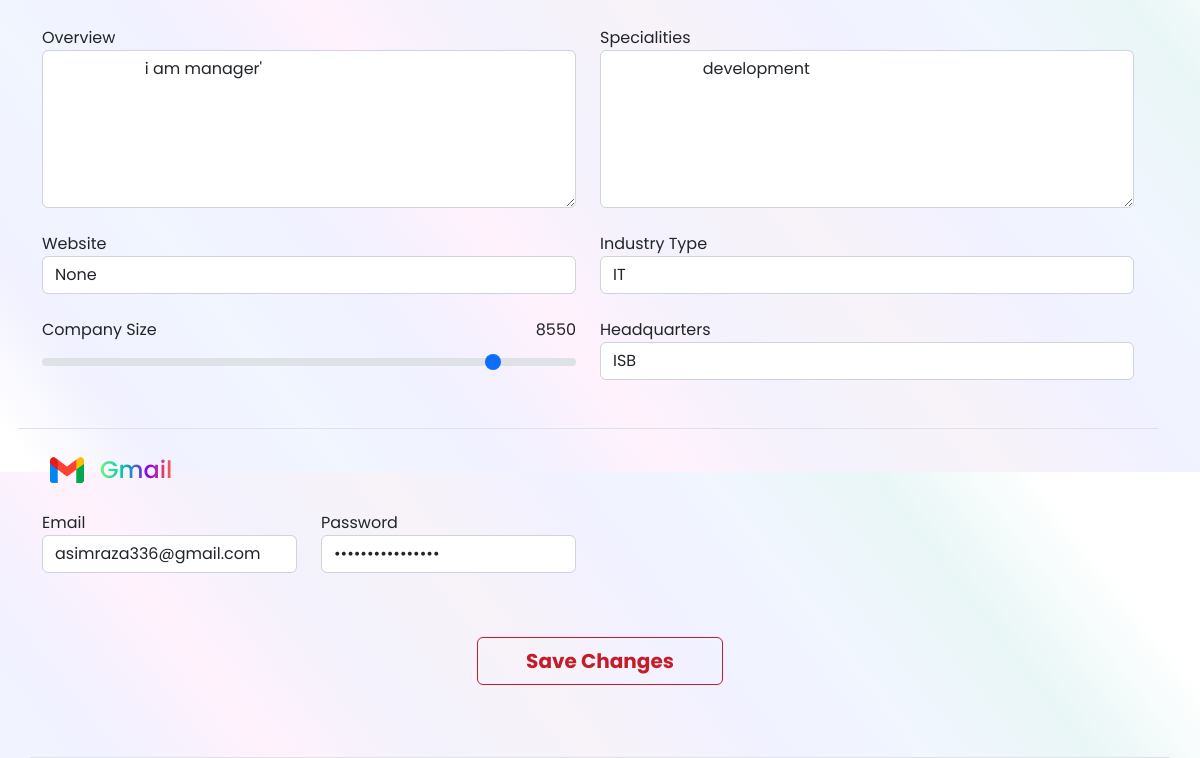
The page /Settings (signed in, lower part) on the database as committed earlier.
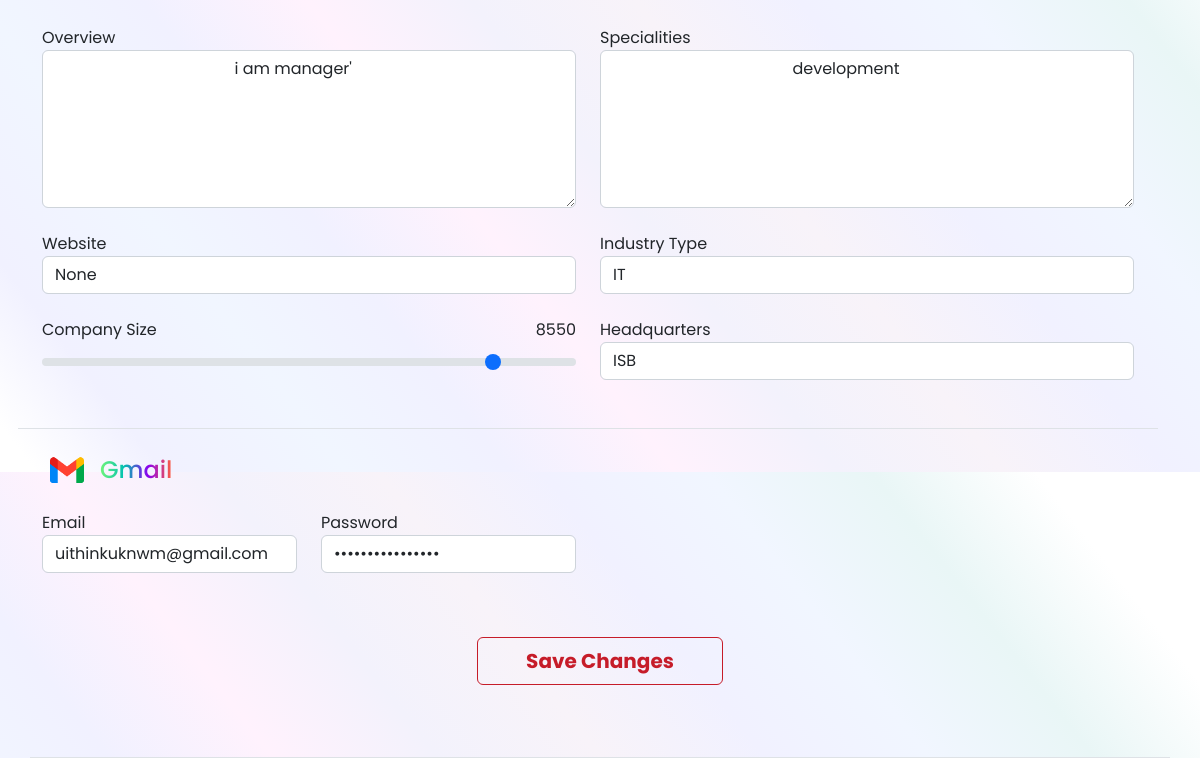
The same page on the database as committed later.
### accounts/models.py (models this page shows, shortened)
class User(AbstractUser):
    email = models.EmailField(max_length=50, unique=True)
    company = models.CharField(max_length=50)
    job_title = models.CharField(max_length=50)
    phone_number = models.CharField(max_length=50, unique=True)
    avatar = models.FileField(upload_to="Avatar/", null=True, blank=True, default="Avatar/default.png")
    created_at = models.DateTimeField(auto_now_add=True)
    updated_at = models.DateTimeField(auto_now=True)

class Avatar(models.Model):
    user = models.OneToOneField(User, on_delete=models.CASCADE, related_name="user_avatar")
    name = models.CharField(max_length=50)
    role = models.CharField(max_length=50)
    industry = models.CharField(max_length=50)
    sale_area = models.CharField(max_length=130)
    territory = models.CharField(max_length=50)
    overview = models.CharField(max_length=400)
    website = models.CharField(max_length=70, null=True, blank=True)
    industry_type = models.CharField(max_length=60)
    specialities = models.CharField(max_length=60)
    company_size = models.IntegerField()
    headquaters = models.CharField(max_length=100, null=True, blank=True)
    membership_type = models.CharField(max_length=60, null=True, blank=True)
    expire_membership_date = models.DateField(null=True, blank=True)
    paid_date = models.DateField(null=True, blank=True)
    is_not_expired = models.BooleanField(default=False)
    remaing_email_request = models.PositiveIntegerField(default=5, null=True, blank=True)
    remaing_financial_request = models.PositiveIntegerField(default=0, null=True, blank=True)
    remaing_grant_request = models.PositiveIntegerField(default=0, null=True, blank=True)
    gmail = models.EmailField(max_length=60, null=True, blank=True)
    gmail_password = models.CharField(max_length=60, null=True, blank=True)
    created_at = models.DateTimeField(auto_now_add=True)
    updated_at = models.DateTimeField(auto_now=True)

### accounts/views.py (the view, shortened to what this page needs)
# urls.py: path('Settings', Settings, name='Settings'),
@login_required
def Settings(request):
    context = {
        "user": request.user, 'USA_STATES': USA_STATES
    }
    return render(request, 'main/Settings.html', context)

### templates/main/Settings.html (shortened to what this page needs)
{% load static %}
<!DOCTYPE html>
<html lang="en">
   <head>
      <link
         href="https://cdn.jsdelivr.net/npm/bootstrap@5.2.3/dist/css/bootstrap.min.css"
         rel="stylesheet"
>
      <link rel="stylesheet"
         href="https://cdnjs.cloudflare.com/ajax/libs/font-awesome/4.7.0/css/font-awesome.min.css">
         <link rel="stylesheet" href="{% static 'assets/styles/Style.css' %}">
   </head>
   <body class="dashoboard-main">
      <main class="mt-3 container">
         <form  method="POST">
         <div class="row border-bottom py-4">
            <div class="row border-bottom py-4">
               <div class="form-group  pb-3 pb-lg-4 col-12 col-md-6">
                  <label for="overview">Overview</label>
                  <textarea class="form-control" name="overview" required id="overview" rows="6"
                     placeholder="Enter Overview">
                     {{user.user_avatar.overview}}
                  </textarea>
               </div>
               <div class="form-group  pb-3 pb-lg-4 col-12 col-md-6">
                  <label for="specialities">Specialities</label>
                     <textarea class="form-control" required name="specialities" id="specialities" rows="6"
                     placeholder="Enter specialities">
                     {{user.user_avatar.specialities}}
                  </textarea>
               </div>
               <div class="form-group  pb-3 pb-lg-4 col-12 col-md-6">
                  <label for="website">Website</label>
                  <input type="text" class="form-control" id="website" name="website" value="{{user.user_avatar.website}}"
                     placeholder="Enter website URL">
               </div>
               <div class="form-group pb-3 pb-lg-4 col-12 col-md-6">
                  <label for="indtype">Industry Type</label>
                  <input type="text" class="form-control" required id="indtype" name="industry_type" value="{{user.user_avatar.industry_type}}"
                     placeholder="Industry">
               </div>
               <div class="col-12 col-md-6">
                  <label for="formControlRange"
                     class="form-label d-flex  justify-content-between">
                     <div>
                        Company Size
                     </div>
                     <div class>
                        <span id="demo">0</span>
                     </div>
                  </label>
                  <input type="range" required class="form-range" name="company_size" min="0" max="10000"
                  value="{{user.user_avatar.company_size}}" step="50" value="50"
                     class="form-control-range range-slider" id="myRange">
               </div>
               <div class="form-group pb-3 pb-lg-4 col-12 col-md-6">
                  <label for="hq">Headquarters</label>
                  <input type="text" name="headquarters" class="form-control" id="hq" value="{{user.user_avatar.headquaters}}"
                     placeholder="Headquarters">
               </div>
            </div>
            <div class="row">
               <div class="col-12 col-md-6">
                  <div
                     class=" col-12 ">
                     <div class="d-flex align-items-center gap-2 py-3 ">
                        <div
                           class="social-data-icon   p-1 rounded-2 border-0">
                           <img class="w-100 p-1 h-100"
                              src="{% static 'assets/images/gmail.png' %}"  alt>
                        </div>
                        <h4 class="gradient-heading p-0 m-0">
                           Gmail
                        </h4>
                     </div>
                     <div class="row">
                        <div class="form-group col-12 col-md-6 pb-3">
                           <label for="email">Email</label>
                           <input type="email" class="form-control" name="gmail" required
                              id="email" value="{{user.user_avatar.gmail}}"
                              placeholder="Enter your email address">
                        </div>
                        <div class="form-group col-12 col-md-6 pb-3">
                           <label for="password">Password</label>
                           <input type="password" class="form-control" required name="gmail_password"
                              id="password" value="{{user.user_avatar.gmail_password}}"
                              placeholder="Enter your Password">
                        </div>
                     </div>
                  </div>
               </div>
            </div>
            <div class="d-flex justify-content-center my-5">
               <div>
                  <button
                     type="submit"
                     class="btn gradient-button px-5 fw-bold py-2 fs-5">Save
                     Changes</button>
               </div>
            </div>
         </div>
      </main>
   </body>
</html>

### static/assets/styles/Style.css (style rules this page uses)
body { margin: 0; padding: 0; font-family: 'Poppins', sans-serif; background: rgb(255,255,255); background: linear-gradient(232deg, rgba(255,255,255,1) 9%, rgba(233,246,246,1) 18%, rgba(241,246,255,1) 27%, rgba(241,241,255,1) 36%, rgba(248,243,249,1) 45%, rgba(243,242,252,1) 54%, rgba(255,242,253,1) 63%, rgba(241,241,255,1) 72%, rgba(241,246,255,1) 81%, rgba(241,241,255,1) 91%, rgba(255,255,255,1) 98%); min-height: 100vh; }
.gradient-heading { background: linear-gradient(to right, #70F679, #00C1B1, #8B00EF, #FF623E); -webkit-background-clip: text; -webkit-text-fill-color: transparent; }
main { margin-top:100px ; }
.gradient-button { border:1px solid #C61C29; color: #C61C29; background-color: transparent; cursor: pointer; transition: background 0.3s; }
.dashoboard-main { height: 100vh; overflow-y: none; overflow-x:auto; }
.social-data-icon { width: 50px; height: 50px; }

Rows that differ between the two databases and show on the page:
changed User "i am manager'": gmail "asimraza336@gmail.com" → "uithinkuknwm@gmail.com"
